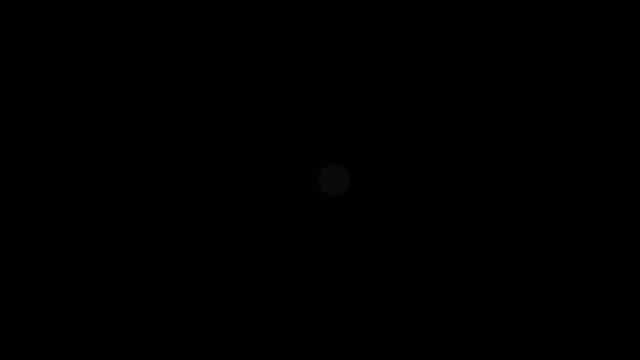
Frame 1 (no input)
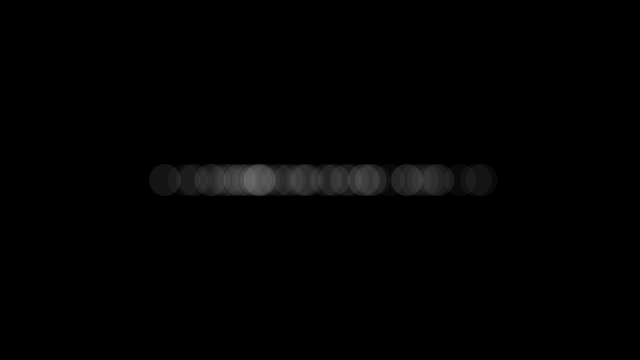
Frame 60 (the mouse pressed at the canvas centre just before this capture)
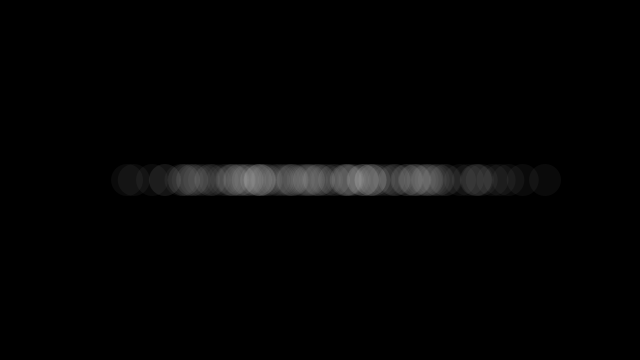
Frame 120 (the mouse held since frame 60 and released just before this capture)

The Processing sketch that drew these frames (run headless with seeded random() and noise(); from frame 60 on, the mouse is pressed at the canvas centre):

// Processing sketch: randomGaussian
// ── randomGaussian.pde
//example from https://processing.org/examples/randomgaussian.html
void setup() {
  size(640, 360);
  background(0);
}

void draw() {

  // Get a gaussian random number w/ mean of 0 and standard deviation of 1.0
  float val = randomGaussian();

  float sd = 100;                  // Define a standard deviation
  float mean = width/2;           // Define a mean value (middle of the screen along the x-axis)
  float x = ( val * sd ) + mean;  // Scale the gaussian random number by standard deviation and mean

  noStroke();
  fill(255, 10);
  ellipse(x, height/2, 32, 32);   // Draw an ellipse at our "normal" random location
}
